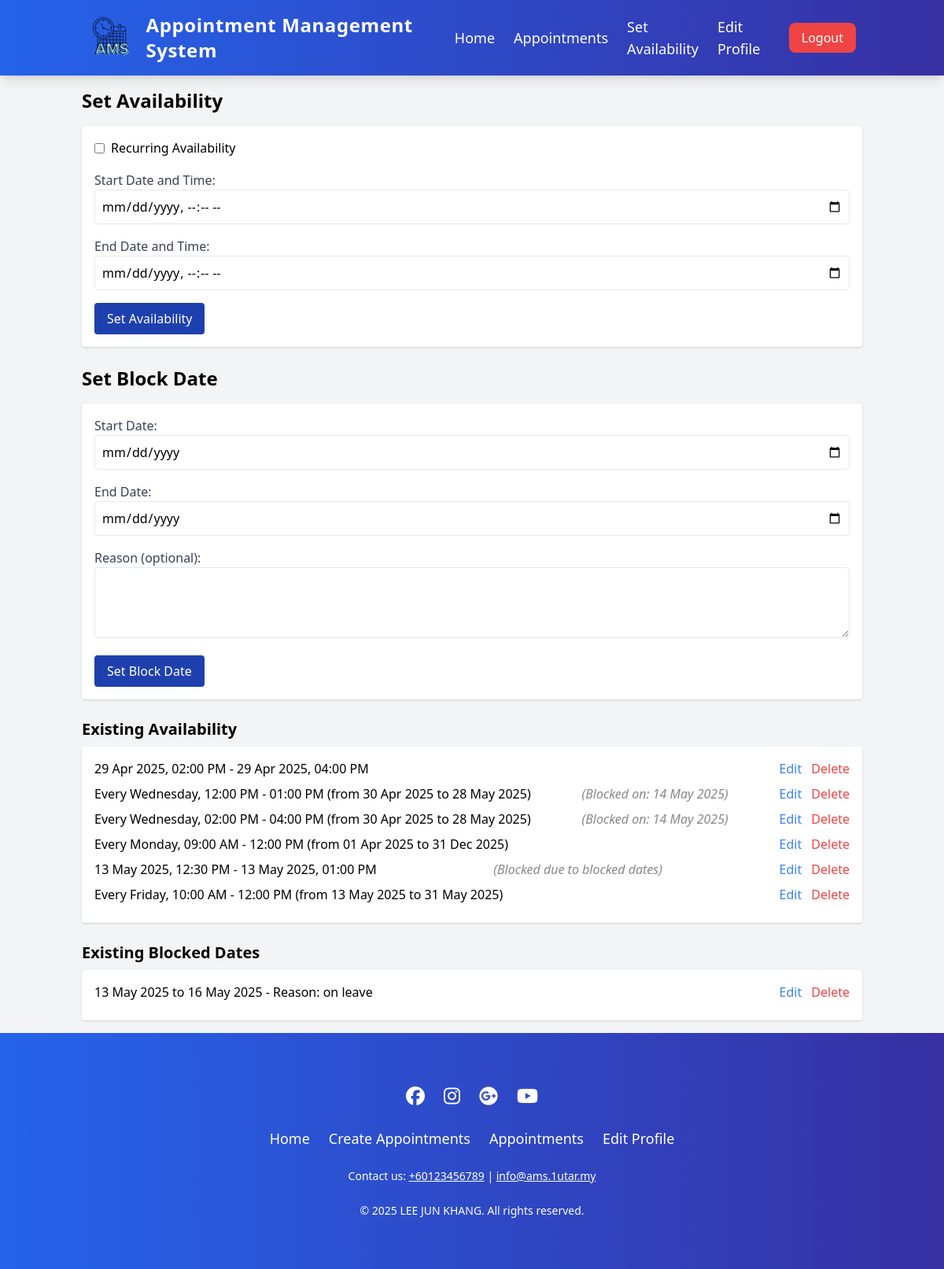
Page /set_availability.php (signed in) on the earlier database version.
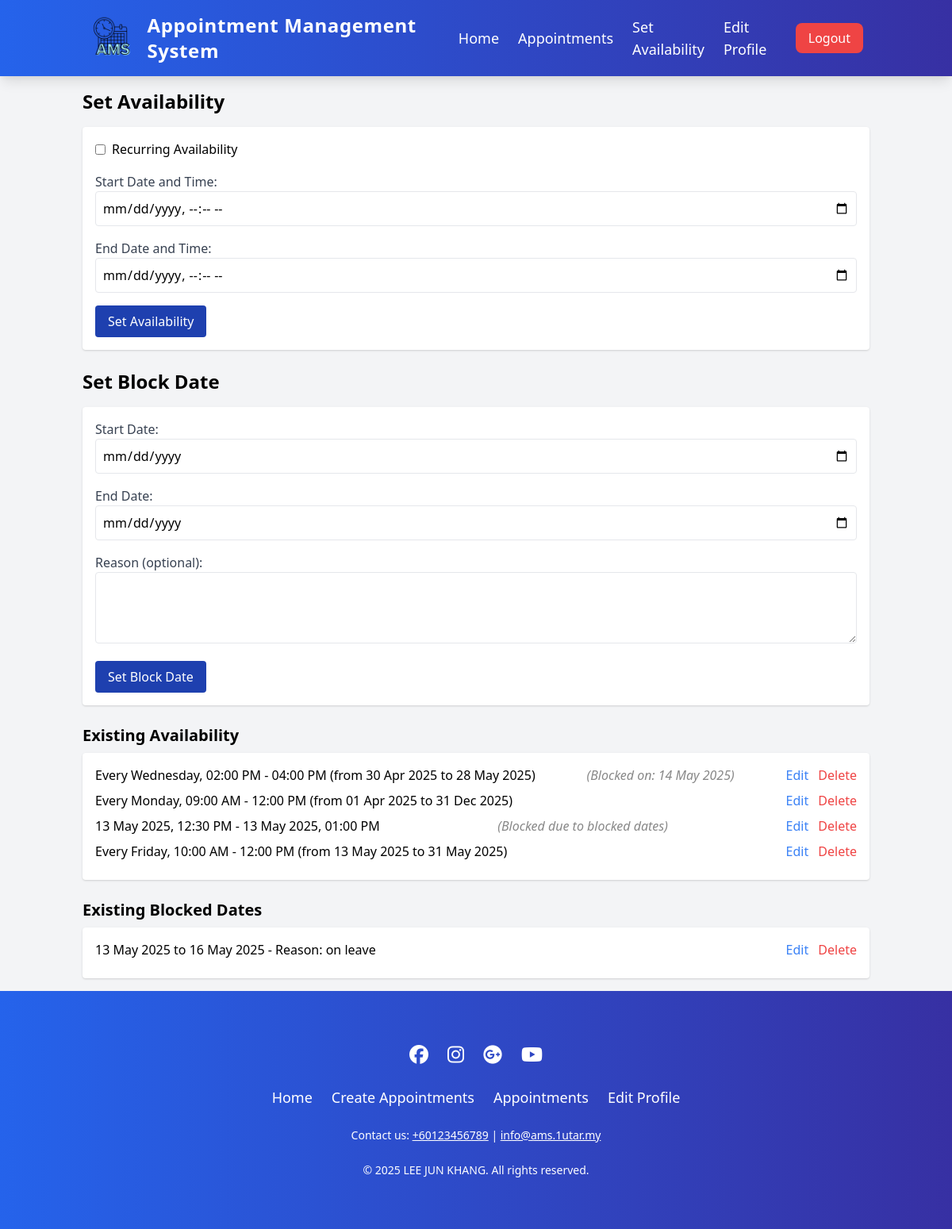
Same page on the later database version.
### tables this page shows
CREATE TABLE `lecturer_availability` (
  `id` int(11) NOT NULL,
  `lecturer_id` bigint(11) NOT NULL,
  `is_recurring` tinyint(1) NOT NULL DEFAULT 0,
  `day_of_week` int(11) DEFAULT NULL,
  `start_time` time DEFAULT NULL,
  `end_time` time DEFAULT NULL,
  `start_date` date DEFAULT NULL,
  `end_date` date DEFAULT NULL,
  `start_datetime` datetime DEFAULT NULL,
  `end_datetime` datetime DEFAULT NULL,
  `created_at` timestamp NOT NULL DEFAULT current_timestamp(),
  `updated_at` timestamp NOT NULL DEFAULT current_timestamp() ON UPDATE current_timestamp()
);

CREATE TABLE `blocked_dates` (
  `id` bigint(11) NOT NULL,
  `lecturer_id` bigint(11) DEFAULT NULL,
  `start_date` date NOT NULL,
  `end_date` date NOT NULL,
  `reason` varchar(255) DEFAULT NULL,
  `created_at` timestamp NOT NULL DEFAULT current_timestamp()
);

### set_availability.php (the view, shortened to what the changed rows need)
<?php
include("database.php");
$user_id = $_SESSION['id'] ?? null;
$query = "SELECT id FROM lecturers WHERE user_id = ?";
$stmt = $con->prepare($query);
$stmt->bind_param("i", $user_id);
$stmt->execute();
$result = $stmt->get_result();
$lecturer = $result->fetch_assoc();
$lecturer_id = $lecturer['id'];
$query = "SELECT * FROM lecturer_availability WHERE lecturer_id = ?";
$stmt = $con->prepare($query);
$stmt->bind_param("i", $lecturer_id);
$stmt->execute();
$result = $stmt->get_result();
$availabilities = [];
while ($row = $result->fetch_assoc()) {
    $availabilities[] = $row;
}
$query = "SELECT * FROM blocked_dates WHERE lecturer_id = ? ORDER BY start_date ASC";
$stmt = $con->prepare($query);
$stmt->bind_param("i", $lecturer_id);
$stmt->execute();
$result = $stmt->get_result();
$blocked_dates = [];
while ($row = $result->fetch_assoc()) {
    $blocked_dates[] = $row;
}
function checkOverlap($start_date, $end_date, $blocked_dates)
{
    $start = new DateTime($start_date);
    $end = new DateTime($end_date);
    foreach ($blocked_dates as $blocked) {
        $block_start = new DateTime($blocked['start_date']);
        $block_end = new DateTime($blocked['end_date']);
        if ($start <= $block_end && $end >= $block_start) {
            return true;
        }
    }
    return false;
}
function findRecurringOverlaps($avail, $blocked_dates)
{
    $overlapping_periods = [];
    $day_of_week = $avail['day_of_week'];
    $start_time = $avail['start_time'];
    $end_time = $avail['end_time'];
    $recurring_start = $avail['start_date'] ? new DateTime($avail['start_date']) : new DateTime();
    $recurring_end = $avail['end_date'] ? new DateTime($avail['end_date']) : (new DateTime())->modify('+1 year');
    $current = clone $recurring_start;
    while ($current <= $recurring_end) {
        if ((int)$current->format('w') === $day_of_week) {
            $instance_start = (clone $current)->setTime((int)substr($start_time, 0, 2), (int)substr($start_time, 3, 2));
            $instance_end = (clone $current)->setTime((int)substr($end_time, 0, 2), (int)substr($end_time, 3, 2));
            foreach ($blocked_dates as $blocked) {
                $block_start = new DateTime($blocked['start_date']);
                $block_end = new DateTime($blocked['end_date']);
                if ($instance_start <= $block_end && $instance_end >= $block_start) {
                    $overlapping_periods[] = $instance_start->format('d M Y');
                }
            }
        }
        $current->modify('+1 day');
    }
    if (empty($overlapping_periods)) {
        return [];
    }
    $simplified_periods = [];
    $current_period = [];
    $dates = array_unique($overlapping_periods);
    sort($dates);
    foreach ($dates as $index => $date) {
        if (empty($current_period)) {
            $current_period = [$date, $date];
        }
    }
    if (!empty($current_period)) {
        if ($current_period[0] === $current_period[1]) {
            $simplified_periods[] = $current_period[0];
        } else {
            $simplified_periods[] = $current_period[0] . " to " . $current_period[1];
        }
    }
    return $simplified_periods;
}
?>
<!DOCTYPE html>
<html lang="en">
<head>
    <link rel="stylesheet" type="text/css"
        href="https://cdnjs.cloudflare.com/ajax/libs/font-awesome/6.6.0/css/all.min.css">
    <link rel="stylesheet" href="https://unicons.iconscout.com/release/v4.0.0/css/line.css">
    <link href="https://cdn.jsdelivr.net/npm/tailwindcss@2.2.19/dist/tailwind.min.css" rel="stylesheet">
</head>
<body class="bg-gray-100 font-merriweather">
    <div class="container mx-auto p-4">
        <h2 class="text-2xl font-bold mb-4">Set Availability</h2>
        <h2 class="text-2xl font-bold mb-4">Set Block Date</h2>
        <?php if (count($availabilities) > 0): ?>
            <ul class="bg-white p-4 rounded shadow">
                <?php foreach ($availabilities as $avail): ?>
                    <li class="mb-2 flex justify-between items-center">
                        <?php
                        $avail_id = $avail['id'];
                        $is_recurring = $avail['is_recurring'];
                        $start_datetime = $avail['start_datetime'] ? date("d M Y, h:i A", strtotime($avail['start_datetime'])) : null;
                        $end_datetime = $avail['end_datetime'] ? date("d M Y, h:i A", strtotime($avail['end_datetime'])) : null;
                        $day_of_week = $avail['day_of_week'];
                        $start_time = $avail['start_time'];
                        $end_time = $avail['end_time'];
                        $start_date = $avail['start_date'];
                        $end_date = $avail['end_date'];
                        if ($is_recurring) {
                            $days = ['Sunday', 'Monday', 'Tuesday', 'Wednesday', 'Thursday', 'Friday', 'Saturday'];
                            $day_name = $days[$day_of_week];
                            $start_time_display = date("h:i A", strtotime($start_time));
                            $end_time_display = date("h:i A", strtotime($end_time));
                            $recurring_period = '';
                            if ($start_date && $end_date) {
                                $start_date_display = date("d M Y", strtotime($start_date));
                                $end_date_display = date("d M Y", strtotime($end_date));
                                $recurring_period = " (from $start_date_display to $end_date_display)";
                            }
                            echo "Every $day_name, $start_time_display - $end_time_display$recurring_period";
                            $overlapping_periods = findRecurringOverlaps($avail, $blocked_dates);
                            if (!empty($overlapping_periods)) {
                                $overlap_message = " (Blocked on: " . implode(", ", $overlapping_periods) . ")";
                                echo " <span class='disabled-text'>$overlap_message</span>";
                            }
                        } else {
                            $is_blocked = checkOverlap(date("Y-m-d", strtotime($avail['start_datetime'])), date("Y-m-d", strtotime($avail['end_datetime'])), $blocked_dates);
                            echo "$start_datetime - $end_datetime";
                            if ($is_blocked) {
                                echo " <span class='disabled-text'>(Blocked due to blocked dates)</span>";
                            }
                        }
                        ?>
                        <div>
                            <button
                                onclick="openEditAvailModal(<?php echo $avail_id; ?>, '<?php echo $is_recurring; ?>', '<?php echo $start_datetime; ?>', '<?php echo $end_datetime; ?>', '<?php echo $day_of_week; ?>', '<?php echo $start_time; ?>', '<?php echo $end_time; ?>', '<?php echo $start_date; ?>', '<?php echo $end_date; ?>')"
                                class="text-blue-500 hover:underline mr-2">Edit</button>
                            <button onclick="confirmDelete('availability', <?php echo $avail_id; ?>)"
                                class="text-red-500 hover:underline">Delete</button>
                        </div>
                    </li>
                <?php endforeach; ?>
            </ul>
        <?php else: ?>
            <p class="text-gray-700">No availability set.</p>
        <?php endif; ?>
        <?php if (count($blocked_dates) > 0): ?>
            <ul class="bg-white p-4 rounded shadow">
                <?php foreach ($blocked_dates as $blocked): ?>
                    <li class="mb-2 flex justify-between items-center">
                        <?php
                        $start_date = date("d M Y", strtotime($blocked['start_date']));
                        $end_date = date("d M Y", strtotime($blocked['end_date']));
                        $reason = $blocked['reason'] ? " - Reason: " . htmlspecialchars($blocked['reason']) : '';
                        $id = $blocked['id'];
                        echo "<span>$start_date to $end_date$reason</span>";
                        ?>
                        <div>
                            <button
                                onclick="openEditBlockedModal(<?php echo $id; ?>, '<?php echo $start_date; ?>', '<?php echo $end_date; ?>', '<?php echo htmlspecialchars($blocked['reason'] ?? ''); ?>')"
                                class="text-blue-500 hover:underline mr-2">Edit</button>
                            <button onclick="confirmDelete('blocked date', <?php echo $id; ?>)"
                                class="text-red-500 hover:underline">Delete</button>
                        </div>
                    </li>
                <?php endforeach; ?>
            </ul>
        <?php else: ?>
            <p class="text-gray-700">No blocked dates set.</p>
        <?php endif; ?>
    </div>
    <?php include("footer.php"); ?>
</body>
</html>

Differences in the rows shown:
removed lecturer_availability: start_datetime "29 Apr 2025, 02:00 PM", end_datetime "29 Apr 2025, 04:00 PM"
removed lecturer_availability: day_of_week "Wednesday", start_time "12:00 PM", end_time "01:00 PM", recurring_period "(from 30 Apr 2025 to 28 May 2025)", overlap_message "(Blocked on: 14 May 2025)"
